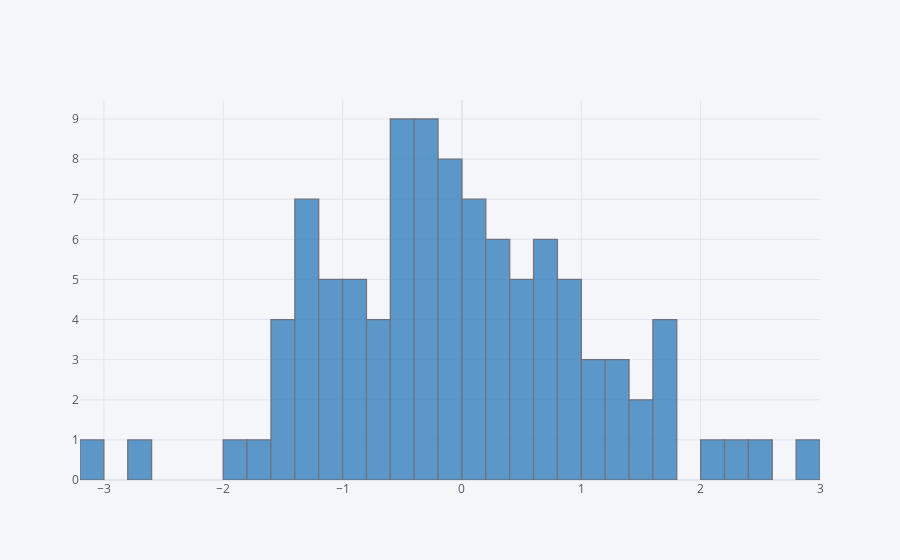

Notebook code cell kept with this figure:
### Markdown cell above
### Histogram

### Code cell
df['A'].iplot(kind='hist',bins=50,color='blue')

### Figure 1 — Plotly figure (JSON) as saved in the notebook; plotly's stock layout.template omitted (floating-point values rounded to 4 significant figures)
{"data": [{"histfunc": "count", "histnorm": "", "marker": {"color": "rgba(55, 128, 191, 1.0)", "line": {"color": "#4D5663", "width": 1.3}}, "name": "A", "nbinsx": 50, "opacity": 0.8, "orientation": "v", "type": "histogram", "x": [-1.24, -1.068, -0.5826, 0.7154, -0.1556, 1.637, 0.1259, 0.3452, 0.1143, -0.3559, -3.089, -0.2622, -0.4559, -1.457, 0.003599, -0.5016, -1.497, -1.317, -0.5487, 2.11, 0.07133, 1.176, -0.229, 0.9527, -1.227, 1.265, -0.4743, -1.998, 0.8779, 0.936, 0.2391, -0.8799, 0.1277, 0.6919, -0.647, 1.122, 0.118, 0.7836, 0.6348, 2.441, -0.4776, -1.129, 0.168, 0.9886, 1.445, -0.9558, -0.7603, -1.347, -0.2369, 1.252, -2.709, -3.198e-05, -0.3897, 0.4643, 0.6711, -0.2207, -1.067, -0.01166, 0.4056, -0.6284, -1.631, -0.1577, -0.06316, -1.03, -0.5191, 0.357, 2.245, 0.5536, 1.582, 1.265, 1.736, 0.2701, -1.561, -0.3587, -0.1302, 0.4218, -0.09862, -1.246, -0.9022, -1.347, 0.6429, -0.484, 0.9213, 1.643, -1.449, 0.295, -0.9117, -0.2772, 2.927, -1.008, 1.003, -0.2092, -0.8296, 0.2598, -0.09665, -1.222, -0.5474, 1.781, -0.6606, 0.5388]}], "layout": {"barmode": "overlay", "legend": {"bgcolor": "#F5F6F9", "font": {"color": "#4D5663"}}, "paper_bgcolor": "#F5F6F9", "plot_bgcolor": "#F5F6F9", "title": {"font": {"color": "#4D5663"}}, "xaxis": {"gridcolor": "#E1E5ED", "showgrid": true, "tickfont": {"color": "#4D5663"}, "title": {"font": {"color": "#4D5663"}, "text": ""}, "zerolinecolor": "#E1E5ED"}, "yaxis": {"gridcolor": "#E1E5ED", "showgrid": true, "tickfont": {"color": "#4D5663"}, "title": {"font": {"color": "#4D5663"}, "text": ""}, "zerolinecolor": "#E1E5ED"}}}
